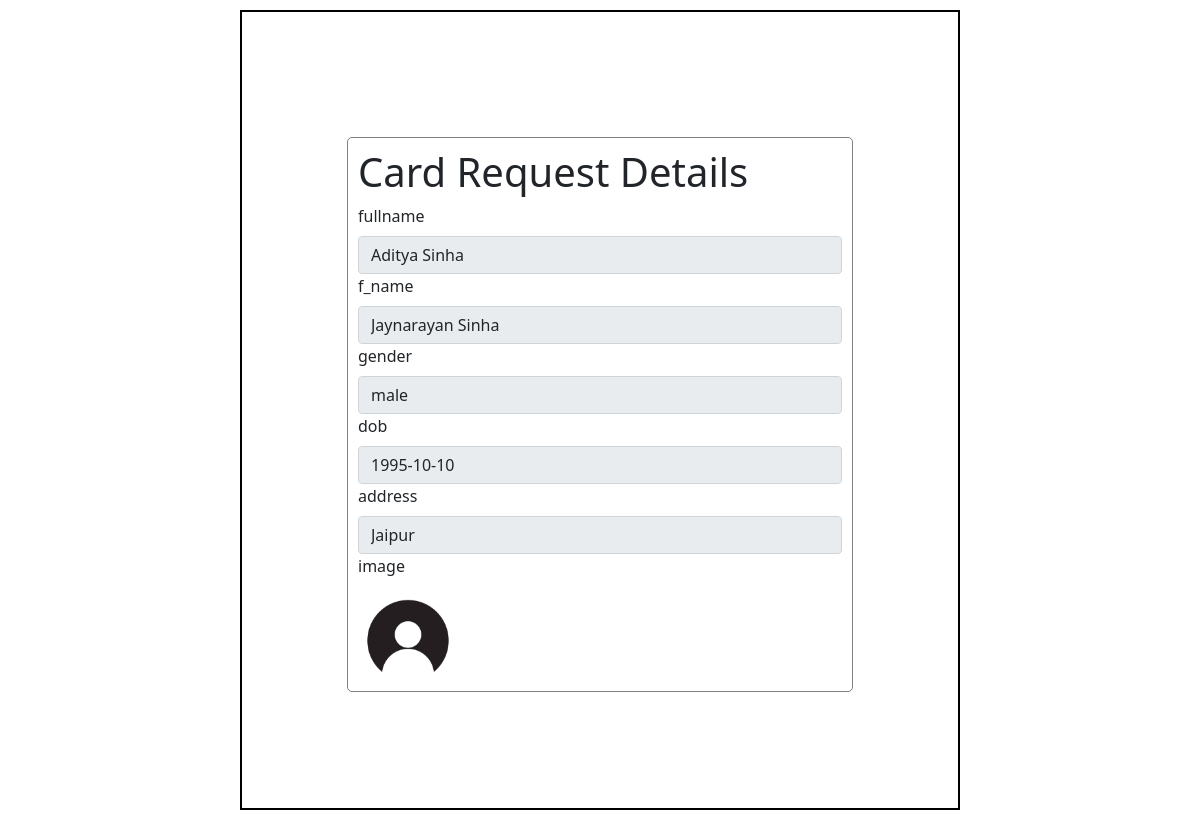
Screenshot of /update_status/aadhar/4 with the database file from the repository.
### application/models.py (models this page shows)
class Info(db.Model):
    id = db.Column(db.Integer(),primary_key= True)
    atr_name = db.Column(db.String(), nullable=False)
    atr_value = db.Column(db.String(),nullable = False)
    c_name = db.Column(db.String(),nullable = False)
    user_id = db.Column(db.Integer(),db.ForeignKey("user.id"),nullable= False)

### application/controllers.py (the view)
@app.route("/update_status/<card>/<int:user_id>",methods=["GET","POST"])
def update_status(card,user_id):
    details = Info.query.filter_by(user_id=user_id,c_name=card).all()
    detail= Info.query.filter_by(user_id=user_id,c_name=card,atr_name="status").first()
    if request.method == "POST":
        status= request.form.get("status")
        detail.atr_value = status
        db.session.commit()
        return redirect("/admin")
    return render_template("update_status.html",user_id=user_id,card=card,details=details)

### templates/update_status.html (shortened to what this page needs)
<!DOCTYPE html>
<html lang="en">
<head>
    <link rel="stylesheet" href="/static/style.css">
    <link href="https://cdn.jsdelivr.net/npm/bootstrap@5.0.2/dist/css/bootstrap.min.css" rel="stylesheet">
</head>
<body>
    <div id="main">
        <div id="canvas">
            <div id="form-body" style="height:555px;width:506px;margin-top: 125px;overflow-y: scroll;">
                <h1>Card Request Details </h1>
                {% for detail in details %}
                <label for="name" class="form-label">{{detail.atr_name}}</label>
                  {% if detail.atr_name == "image" %}
                    <br>
                    <img src="/static/{{detail.atr_value}}" alt="user image" height="100",width="100">
                    <br>
                   {% else %}
                     <input id="name" class="form-control" type="text" value="{{detail.atr_value}}" aria-label="readonly input example" readonly>
                   {% endif%}
                {% endfor %}
            </div>
        </div>
    </div>
</body>
</html>

### static/style.css (style rules this page uses)
* { margin:0px; }
#main { margin-top: 10px; }
#canvas { border:2px solid black; margin-top: 10px; }
#canvas { width: 60%; margin: auto; height:800px; }
#form-body { width:325px; margin:auto; border:1px solid grey; margin-top:200px ; border-radius:5px; padding: 10px; }

### rows the page displays
Info: atr_name "fullname", atr_value "Aditya Sinha"
Info: atr_name "f_name", atr_value "Jaynarayan Sinha"
Info: atr_name "gender", atr_value "male"
Info: atr_name "dob", atr_value "1995-10-10"
Info: atr_name "address", atr_value "Jaipur"
Info: atr_name "image", atr_value (placeholder picture)
